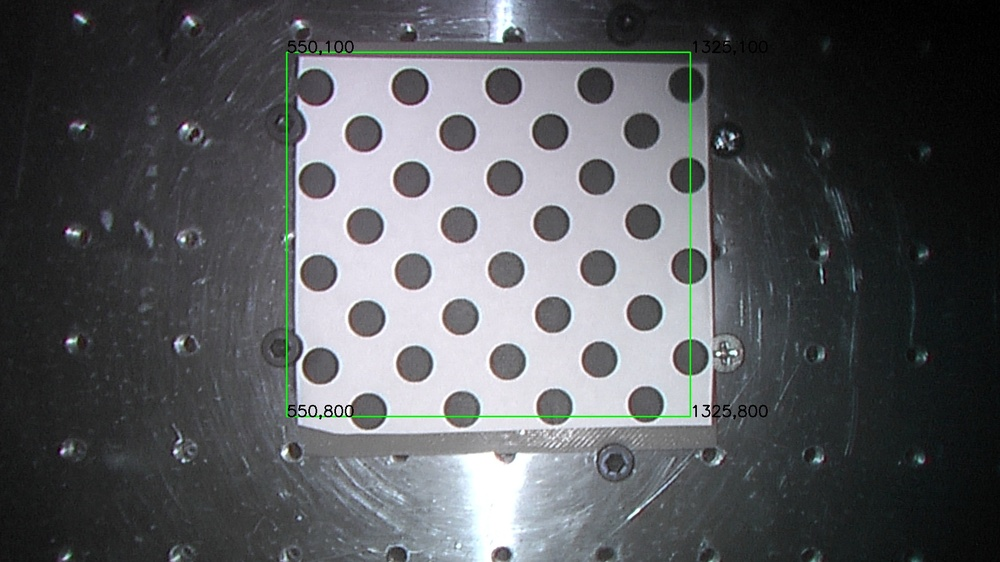
#> input picture camera_location/calibration_bbox_image.jpg, 1000 x 562 px, shrunk from 1920 x 1080 before the run
$ python -i constants.py   (imports and definitions only)
#> lines starting #> are read from the running program, lines starting #| are printed output that depends on the picture; after the words box and inside, x2 and y2 are one past the last pixel; in counts of white or black regions, pixels touching at a corner belong together
#> further down, picture is the input picture: shape (562, 1000, 3); mean B, G, R 93.1, 90, 88.2
"""
This file describes a number of useful constants and offsets for the DVRK

For positions, note that values are in _meters_, not millimeters.
"""
import cv2

#PSM1 home position
HOME_POSITION_PSM1 = ((0.00, 0.06, -0.13), (0.0, 0.0,-160.0))

#PSM2 home position
HOME_POSITION_PSM2 =  ((-0.015,  0.06, -0.10), (180,-20.0, 160))

#Safe speed
SAFE_SPEED = 0.005

#Fast speed
FAST_SPEED = 0.03

def IMAGE_PREPROCESSING_DEFAULT(img, grayscale_only=False):
    """ Set the parameters of the default image processing. """
#> called with grayscale_only = False
    if grayscale_only:
        return cv2.cvtColor(img.copy(), cv2.COLOR_BGR2GRAY)
    else:
        img = cv2.medianBlur(img, 9)
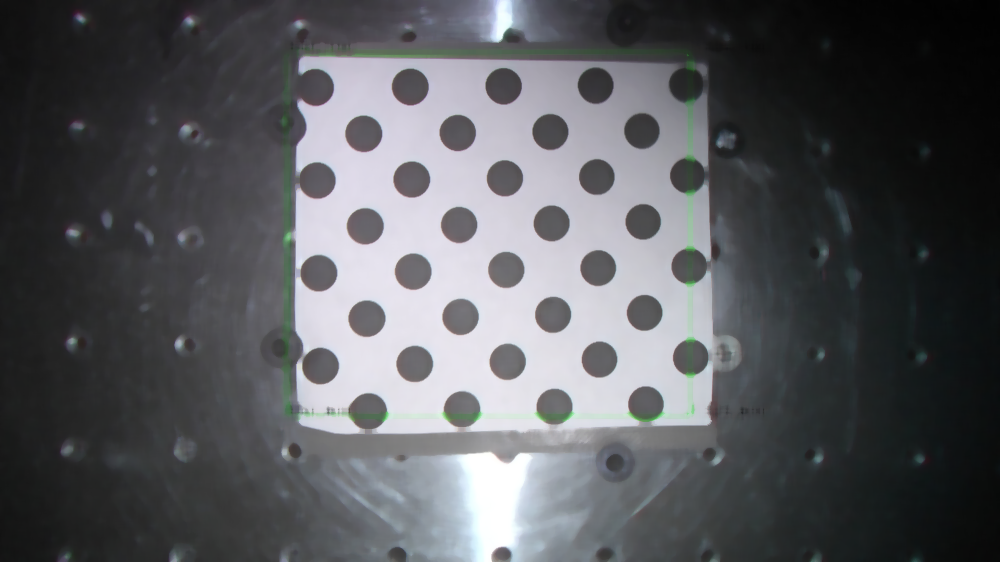
#> img: shape (562, 1000, 3); mean of channels 0, 1, 2 93, 89.5, 88.1; drawn as B, G, R
        img = cv2.cvtColor(img, cv2.COLOR_BGR2GRAY)
#> img: shape (562, 1000)
        img = cv2.bilateralFilter(img, 7, 13, 13)
        return cv2.Canny(img,100,200)
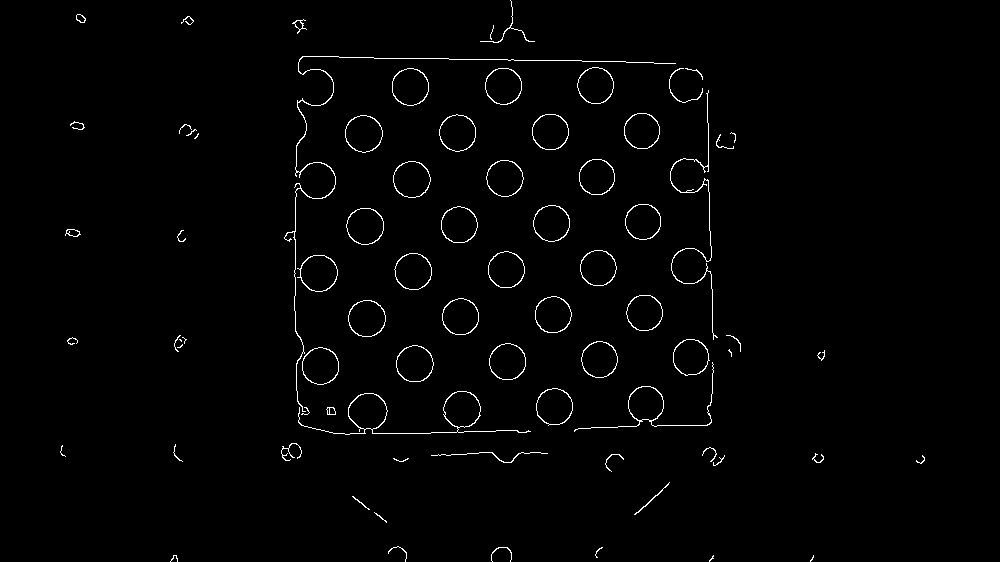
#> returned value: shape (562, 1000); 1.4% white in thin lines or dots, all inside (x1, y1, x2, y2) = (60, 0, 925, 562)

>>> import cv2
>>> picture = cv2.imread('../camera_location/calibration_bbox_image.jpg')
>>> result = IMAGE_PREPROCESSING_DEFAULT(picture)

$ run again, on camera_location/calibration_blank_image_left.jpg
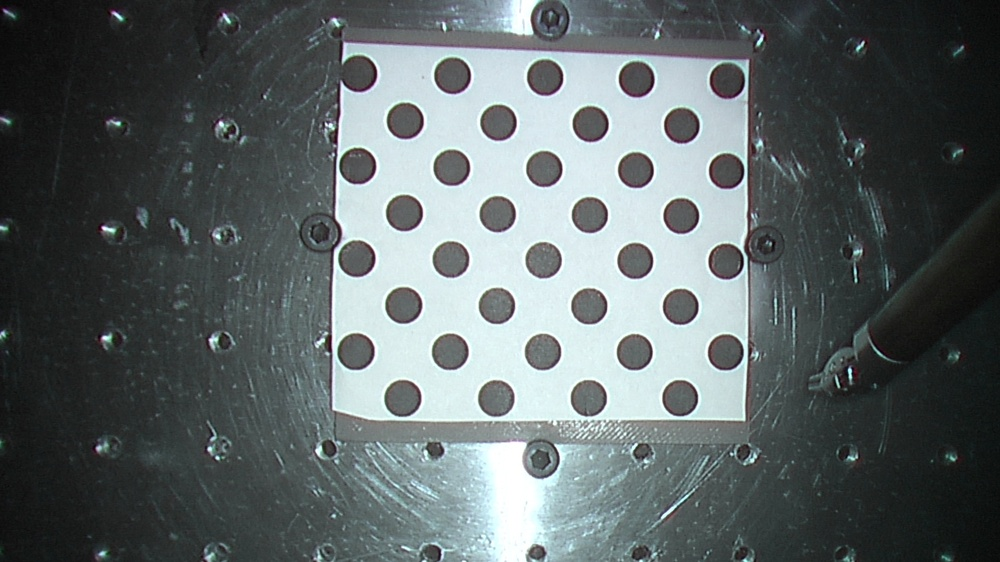
#> input picture camera_location/calibration_blank_image_left.jpg, 1000 x 562 px, shrunk from 1920 x 1080 before the run
#> picture is the input picture: shape (562, 1000, 3); mean B, G, R 102.9, 102, 94
#> in IMAGE_PREPROCESSING_DEFAULT, `img = cv2.medianBlur(img, 9)`:
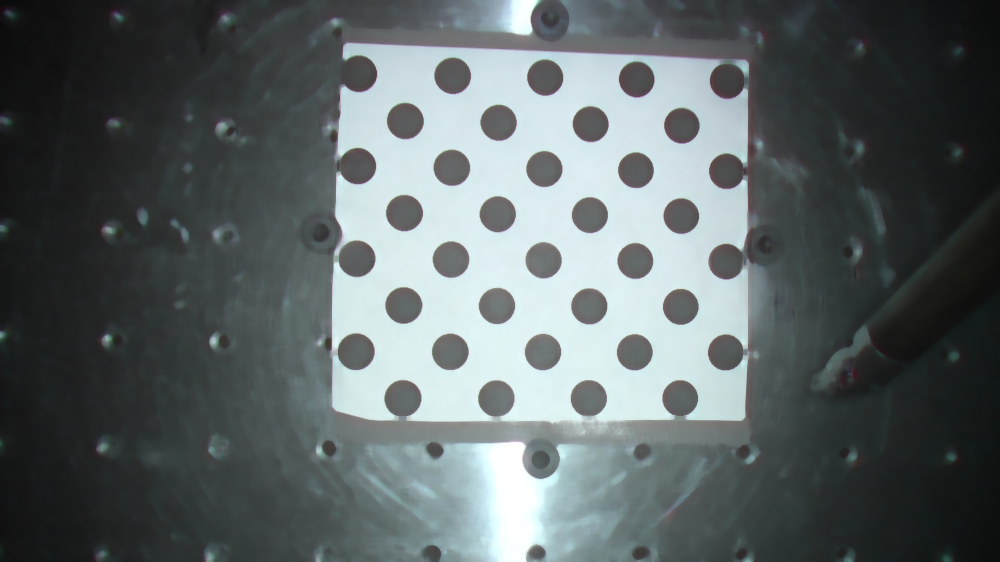
#> img: shape (562, 1000, 3); mean of channels 0, 1, 2 102.3, 101.5, 93.3; drawn as B, G, R
#> in IMAGE_PREPROCESSING_DEFAULT, `return cv2.Canny(img,100,200)`:
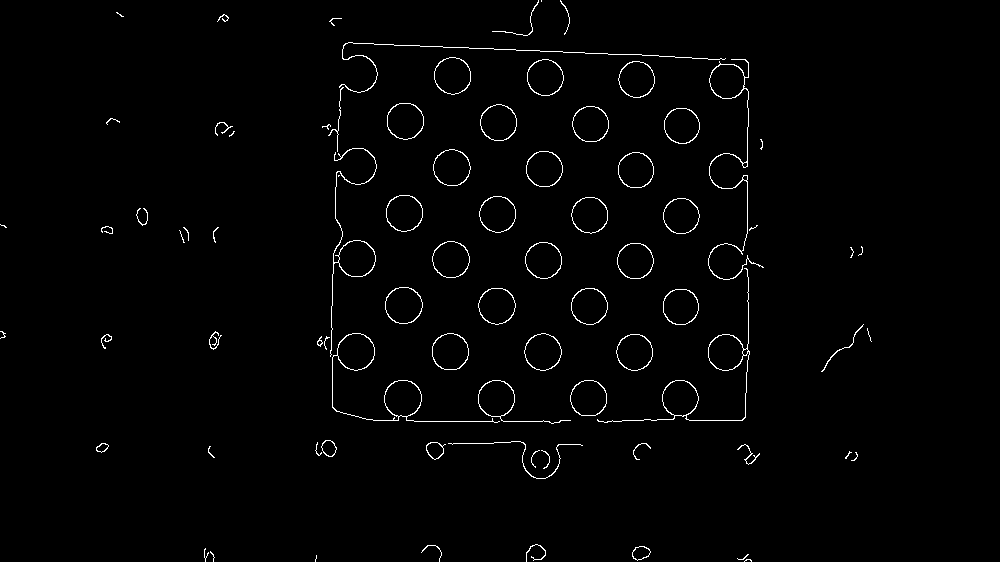
#> returned value: shape (562, 1000); 1.4% white in thin lines or dots, all inside (x1, y1, x2, y2) = (0, 0, 872, 562)
